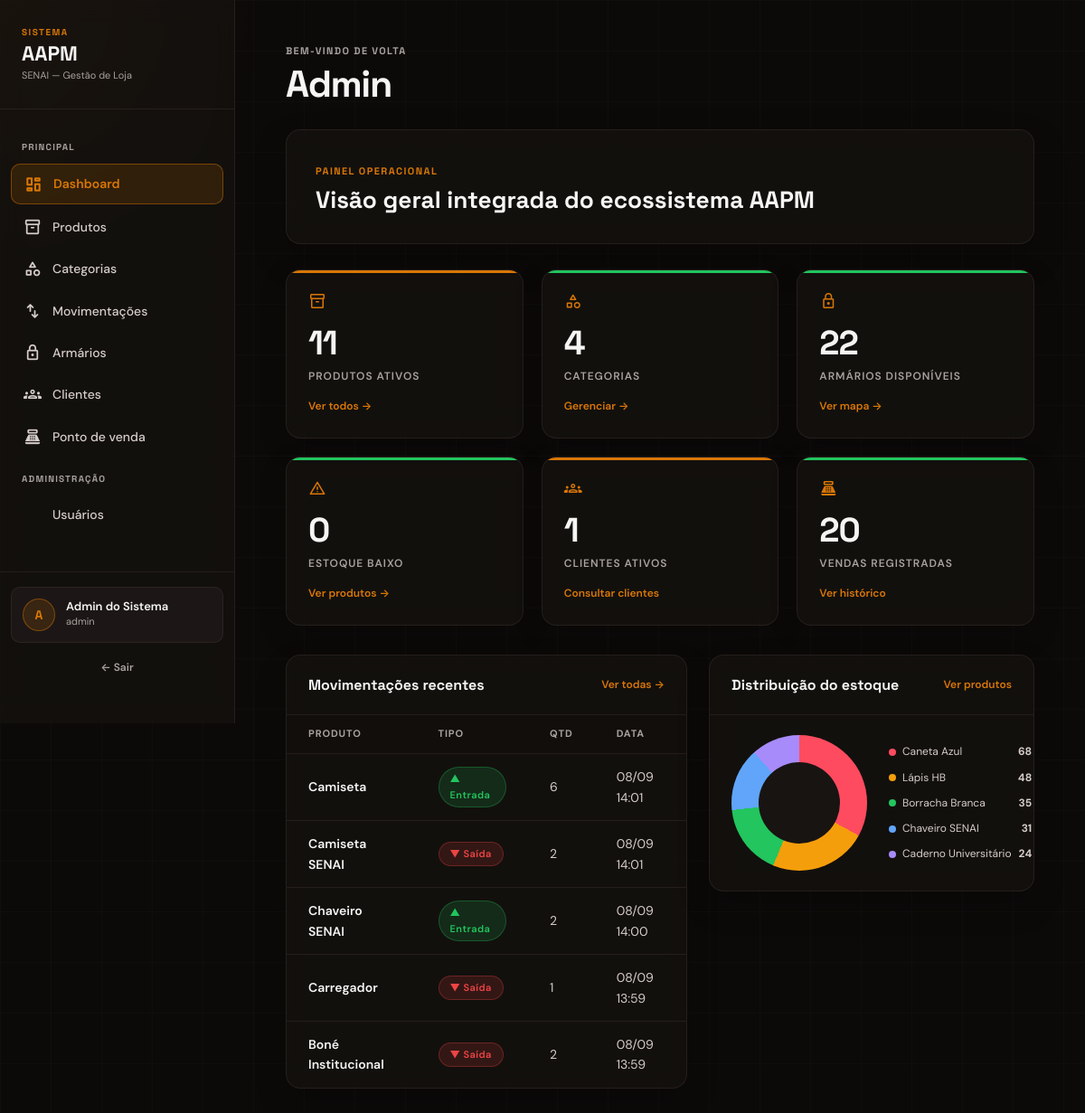
/ (signed in), run on the app's committed database.
### app/models/movimentacao.py (models this page shows, shortened)
class Movimentacao(Base):
    __tablename__ = "movimentacoes"
    id         = Column(Integer, primary_key=True, index=True)
    tipo       = Column(
        Enum(TipoMovimentacao),
        nullable=False
    )
    quantidade = Column(Integer, nullable=False)
    preco_unitario = Column(Float, nullable=False, default=0.0)
    observacao = Column(String(255), nullable=True)
    criado_em  = Column(DateTime, server_default=func.now())
    produto_id = Column(
        Integer,
        ForeignKey("produtos.id", ondelete="CASCADE"),
        nullable=False
    )
    usuario_id = Column(
        Integer,
        ForeignKey("usuarios.id", ondelete="SET NULL"),
        nullable=True
    )
    produto = relationship("Produto", backref="movimentacoes")
    usuario = relationship("Usuario", backref="movimentacoes")

### app/models/produto.py (models this page shows, shortened)
class Produto(Base):
    __tablename__ = "produtos"
    id            = Column(Integer, primary_key=True, index=True)
    nome          = Column(String(150), nullable=False, index=True)
    preco         = Column(Float, nullable=False, default=0.0)
    estoque_atual = Column(Integer, nullable=False, default=0)
    variacao      = Column(String(80), nullable=True, index=True)
    ativo         = Column(Boolean, default=True)
    imagem_path = Column(String(255), nullable=True)
    categoria_id = Column(
        Integer,
        ForeignKey("categorias.id", ondelete="SET NULL"),
        nullable=True
    )
    categoria = relationship(
        "Categoria",
        back_populates="produtos"
    )

### app/main.py (the view)
@app.get("/")
def dashboard(
    request: Request,
    usuario = Depends(get_usuario_opcional)  # ← não lança erro se não logado
):
    if usuario is None:
        return templates.TemplateResponse(
            request,
            "welcome.html",
            {"request": request}
        )
    return templates.TemplateResponse(
        request,
        "dashboard.html",
        {"request": request, "usuario": usuario, **_dados_dashboard()}
    )

### app/templates/dashboard.html (shortened to what this page needs)
<!DOCTYPE html>
<html lang="pt-br">
<head>
    <link rel="stylesheet" href="/static/css/dashboard.css">
</head>
<body data-role="{{ usuario.role }}">
    <div class="spotlight" id="spotlight"></div>
    <div class="layout">
        <aside class="sidebar">
            <div class="sidebar-logo">
                <div class="logo-tag">Sistema</div>
                <div class="logo-name">AAPM</div>
                <div class="logo-sub">SENAI — Gestão de Loja</div>
            </div>
            <nav class="sidebar-nav">
                <div class="nav-section">Principal</div>
                <a href="/" class="nav-link active"><span class="icon">⊞</span> Dashboard</a>
                <a href="/produtos" class="nav-link"><span class="icon">📦</span> Produtos</a>
                {% if usuario.role == 'admin' %}
                <a href="/categorias" class="nav-link"><span class="icon">🏷</span> Categorias</a>
                <a href="/movimentacoes" class="nav-link"><span class="icon">↕</span> Movimentações</a>
                {% endif %}
                <a href="/armarios" class="nav-link"><span class="icon">🔒</span> Armários</a>
                {% if usuario.role == 'admin' %}
                <a href="/clientes" class="nav-link"><span class="icon">👥</span> Clientes</a>
                {% endif %}
                <a href="/pdv" class="nav-link"><span class="icon">🛒</span> Ponto de venda</a>
                {% if usuario.role == 'admin' %}
                <div class="nav-section">Administração</div>
                <a href="/usuarios" class="nav-link"><span class="icon">👥</span> Usuários</a>
                {% endif %}
            </nav>
            <div class="sidebar-footer">
                <div class="user-card">
                    <div class="user-avatar">{{ usuario.nome[0].upper() }}</div>
                    <div class="user-info">
                        <div class="user-name">{{ usuario.nome }}</div>
                        <div class="user-role">{{ usuario.role }}</div>
                    </div>
                </div>
                <a href="/auth/logout" class="logout-btn">← Sair</a>
            </div>
        </aside>
        <main class="main">
            <div class="page-header">
                <div class="greeting">Bem-vindo de volta</div>
                <h1>{{ usuario.nome.split()[0] }}</h1>
            </div>
            <section class="dashboard-hero">
                <div>
                    <span class="hero-kicker">PAINEL OPERACIONAL</span>
                    <h2>Visão geral integrada do ecossistema AAPM</h2>
                </div>
            </section>
            <div class="cards-grid">
                <a href="/produtos" class="card blue fade-in">
                    <span class="card-icon">📦</span>
                    <div class="card-value">{{ total_produtos }}</div>
                    <div class="card-label">Produtos ativos</div>
                    <div class="card-link">Ver todos →</div>
                </a>
                <a href="/categorias" class="card green fade-in admin-only">
                    <span class="card-icon">🏷</span>
                    <div class="card-value">{{ total_categorias }}</div>
                    <div class="card-label">Categorias</div>
                    <div class="card-link">Gerenciar →</div>
                </a>
                <a href="/armarios?status=disponivel" class="card {% if armarios_disponiveis == 0 %}amber{% else %}green{% endif %} fade-in">
                    <span class="card-icon">🔓</span>
                    <div class="card-value">{{ armarios_disponiveis }}</div>
                    <div class="card-label">Armários disponíveis</div>
                    <div class="card-link">Ver mapa →</div>
                </a>
                <a href="/produtos?estoque_baixo=true" class="card {% if estoque_baixo %}red{% else %}green{% endif %} fade-in">
                    <span class="card-icon">⚠</span>
                    <div class="card-value">{{ estoque_baixo | length }}</div>
                    <div class="card-label">Estoque baixo</div>
                    <div class="card-link">Ver produtos →</div>
                </a>
                <a href="/clientes" class="card blue fade-in admin-only">
                    <span class="card-icon">👥</span>
                    <div class="card-value">{{ total_clientes }}</div>
                    <div class="card-label">Clientes ativos</div>
                    <div class="card-link">Consultar clientes</div>
                </a>
                <a href="/pdv/historico" class="card green fade-in">
                    <span class="card-icon">🛒</span>
                    <div class="card-value">{{ total_vendas }}</div>
                    <div class="card-label">Vendas registradas</div>
                    <div class="card-link">Ver histórico</div>
                </a>
            </div>
            <div class="bottom-grid">
                <div class="section admin-only">
                    <div class="section-header">
                        <span class="section-title">Movimentações recentes</span>
                        <a href="/movimentacoes" class="section-link">Ver todas →</a>
                    </div>
                    {% if movimentacoes_recentes %}
                    <table>
                        <thead>
                            <tr><th>Produto</th><th>Tipo</th><th>Qtd</th><th>Data</th></tr>
                        </thead>
                        <tbody>
                            {% for m in movimentacoes_recentes %}
                            <tr>
                                <td><a href="/produtos/{{ m.produto_id }}" class="td-name">{{ m.produto.nome }}</a></td>
                                <td>
                                    {% if m.tipo.value == 'entrada' %}
                                    <span class="badge badge-green">▲ Entrada</span>
                                    {% else %}
                                    <span class="badge badge-red">▼ Saída</span>
                                    {% endif %}
                                </td>
                                <td>{{ m.quantidade }}</td>
                                <td>{{ m.criado_em.strftime('%d/%m %H:%M') }}</td>
                            </tr>
                            {% endfor %}
                        </tbody>
                    </table>
                    {% else %}
                    <div class="empty-state">Nenhuma movimentação registrada ainda.</div>
                    {% endif %}
                </div>
                <div style="display:flex; flex-direction:column; gap:20px;">
                    <div class="section pie-section">
                        <div class="section-header">
                            <span class="section-title">Distribuição do estoque</span>
                            <a href="/produtos" class="section-link">Ver produtos</a>
                        </div>
                        {% if grafico_estoque %}
                        <div class="pie-chart-wrap">
                            <div class="stock-pie" style="background: conic-gradient({{ grafico_pizza }});"></div>
                            <div class="stock-pie-legend">
                                {% for item in grafico_estoque %}
                                <div class="stock-pie-item">
                                    <span><i class="legend-dot" style="background: {{ item.cor }}"></i><em>{{ item.nome }}</em></span>
                                    <strong>{{ item.quantidade }}</strong>
                                </div>
                                {% endfor %}
                            </div>
                        </div>
                        {% else %}
                        <div class="empty-state">Cadastre produtos para visualizar.</div>
                        {% endif %}
                    </div>
                </div>
            </div>
        </main>
    </div>
</body>
</html>

### data on the page
Movimentacao: produto.nome "Camiseta", tipo "▲ Entrada", quantidade "6", criado_em "08/09 14:01"
Movimentacao: produto.nome "Camiseta SENAI", tipo "▼ Saída", quantidade "2", criado_em "08/09 14:01"
Movimentacao: produto.nome "Chaveiro SENAI", tipo "▲ Entrada", quantidade "2", criado_em "08/09 14:00", nome "Chaveiro SENAI", quantidade "31"
Movimentacao: produto.nome "Carregador", tipo "▼ Saída", quantidade "1", criado_em "08/09 13:59"
Movimentacao: produto.nome "Boné Institucional", tipo "▼ Saída", quantidade "2", criado_em "08/09 13:59"
Produto: nome "Caneta Azul", quantidade "68"
Produto: nome "Lápis HB", quantidade "48"
Produto: nome "Borracha Branca", quantidade "35"
Produto: nome "Caderno Universitário", quantidade "24"

### other printed values
{{ usuario.nome[0].upper() }} "A"
{{ usuario.nome }} "Admin do Sistema"
{{ usuario.role }} "admin"
{{ usuario.nome.split()[0] }} "Admin"
{{ total_produtos }} "11"
{{ total_categorias }} "4"
{{ armarios_disponiveis }} "22"
{{ estoque_baixo | length }} "0"
{{ total_clientes }} "1"
{{ total_vendas }} "20"
